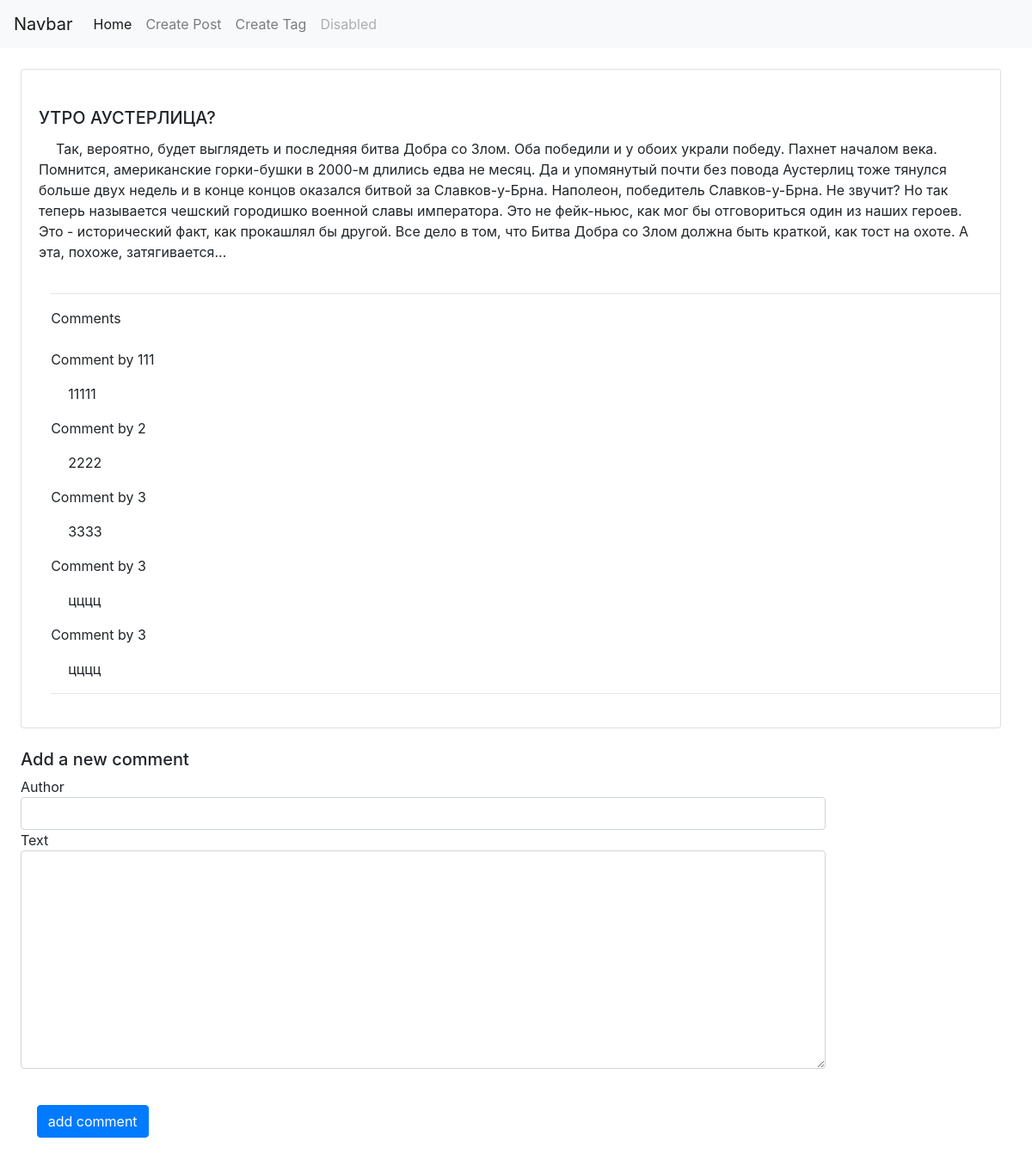
The page /post_details/two_winners/ on the database as committed earlier.
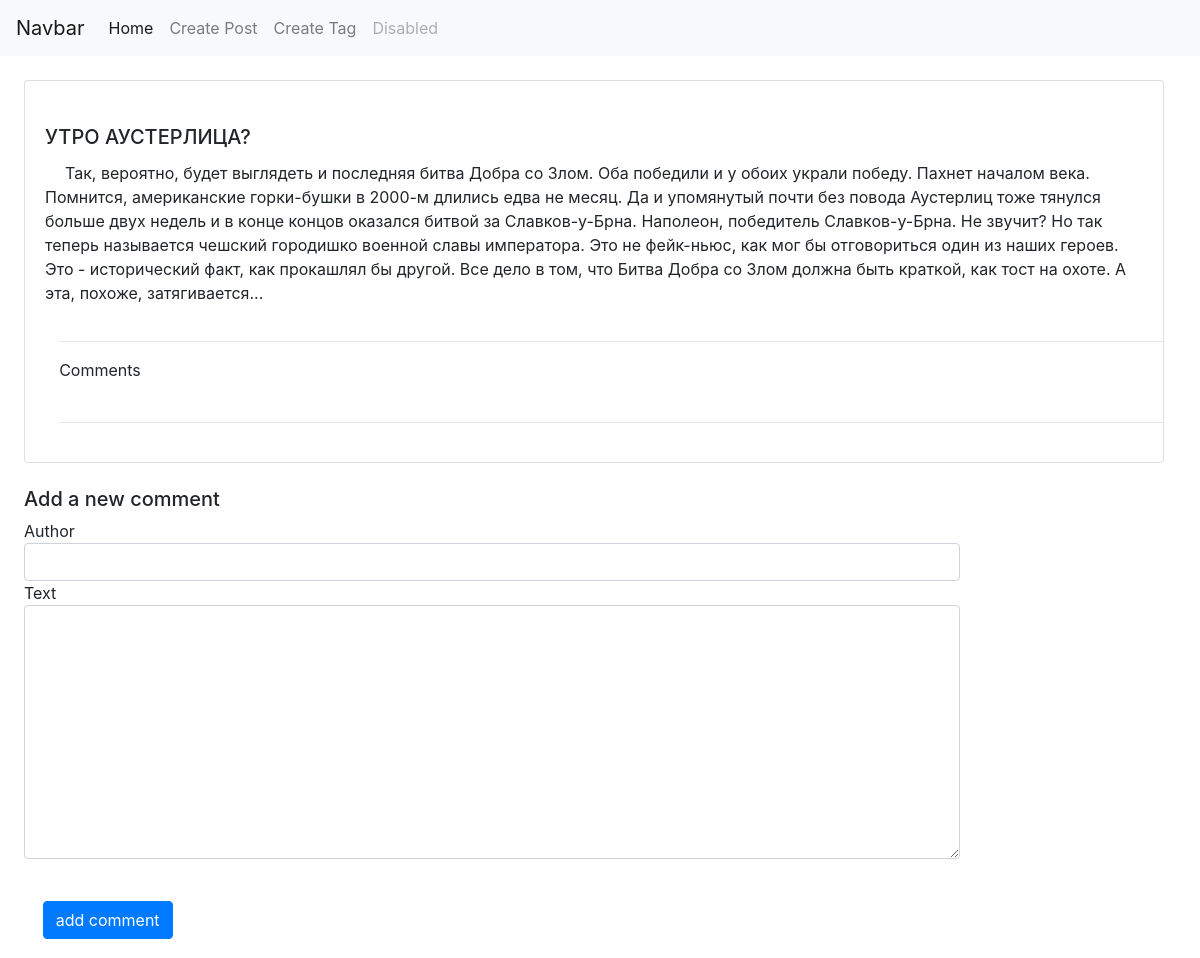
The same page on the database as committed later.
### posts/models.py (models this page shows, shortened)
class Post(models.Model):
    title = models.CharField(max_length=150)
    text = models.TextField(blank=True)
    pub_date = models.DateTimeField(auto_now_add=True)
    slug = models.SlugField(max_length=50, unique=True)
    tags = models.ManyToManyField('Tag', blank=True, related_name='posts')
    class Meta:
        ordering = ['-pub_date']
        verbose_name = 'пост'
        verbose_name_plural = 'посты'

class Comment(models.Model):
    post = models.ForeignKey('Post', related_name='comments', on_delete=models.CASCADE)
    author = models.CharField(max_length=100)
    text = models.TextField()
    class Meta:
        verbose_name = 'коммент'
        verbose_name_plural = 'комментарии'

### posts/views.py (the view, shortened to what this page needs)
# urls.py: path('post_details/<str:slug>/', views.PostDetails.as_view(), name='post_details_url'),
class PostDetails(View):
    def get(self, request, slug):
        post = get_object_or_404(Post, slug__iexact=slug)
        comments = post.comments.all()
        comment_form = CommentForm()
        return render(request, 'post_details.html', context={'post': post,
                                                             'comments': comments,
                                                             'comment_form': comment_form})

### posts/forms.py
class CommentForm(forms.ModelForm):
    class Meta:
        model = Comment
        fields = ['author', 'text']
        widgets = {
            'author': forms.TextInput(attrs={'class': 'form-control'}),
            'text': forms.Textarea(attrs={'class': 'form-control'}),
        }

### templates/post_details.html (shortened to what this page needs)
{% extends 'base_blog.html' %}
{% block content %}
    <div class="card" style="width: 95%;">
        <div class="card-body">
            <br>
            <h5 class="card-title">{{post.title}}</h5>
            <p class="card-text">{{post.text}}</p>
        </div>
        <div class="comments">
            <hr>
            <div>Comments</div>
            <br>
            {% for comment in comments %}
            <div class="comment">
                <div class="info">
                    Comment by {{ comment.author }}
                </div>
                <p>
                    {{ comment.text|linebreaks }}
                </p>
            </div>
            {% endfor %}
            <hr>
        </div>
    </div>
<div class="add_comment">
    <h5>Add a new comment</h5>
    <form action="{% url 'post_details_url' slug=post.slug %}" method="post">
        {% for field in comment_form %}
            <div class="from-group">
              {{field.label}}
                <br>
              {{field}}
            </div>
        {% endfor %}
        <br>
        <button type="submit" class="btn btn-primary">add comment</button>
    </form>
</div>
{% endblock %}

### templates/base_blog.html (shortened to what this page needs)
<!DOCTYPE html>
<html lang="en">
<head>
    <link rel="stylesheet" href="https://cdn.jsdelivr.net/npm/bootstrap@4.5.3/dist/css/bootstrap.min.css"
>
</head>
<body>
<nav class="navbar navbar-expand-lg navbar-light bg-light" style="background-color: #e3f2fd;">
    <a class="navbar-brand" href="#">Navbar</a>
    <div class="collapse navbar-collapse" id="navbarNav">
        <ul class="navbar-nav">
            <li class="nav-item active">
                <a class="nav-link" href="{% url 'posts' %}">Home <span class="sr-only">(current)</span></a>
            </li>
            <li class="nav-item">
                <a class="nav-link" href="{% url 'create_post_url' %}">Create Post</a>
            </li>
            <li class="nav-item">
                <a class="nav-link" href="{% url 'create_tag_url' %}">Create Tag</a>
            </li>
            <li class="nav-item">
                <a class="nav-link disabled" href="#" tabindex="-1" aria-disabled="true">Disabled</a>
            </li>
        </ul>
    </div>
</nav>
{% block content %}{% endblock %}
</body>
</html>

### templates/base_blog.html (style rules this page uses)
.card { margin-left:5%; }
.comments { margin-left:3%; margin-bottom:2%; }
p { text-indent:20px; }
.btn { margin:2%; }
.card { margin:2%; }
.add_comment { margin-left:2%; margin-right:20%; }

Rows that differ between the two databases and show on the page:
removed Comment: author "111", text "11111"
removed Comment: author "2", text "2222"
removed Comment: author "3", text "3333"
removed Comment: author "3", text "цццц"
removed Comment: author "3", text "цццц"
